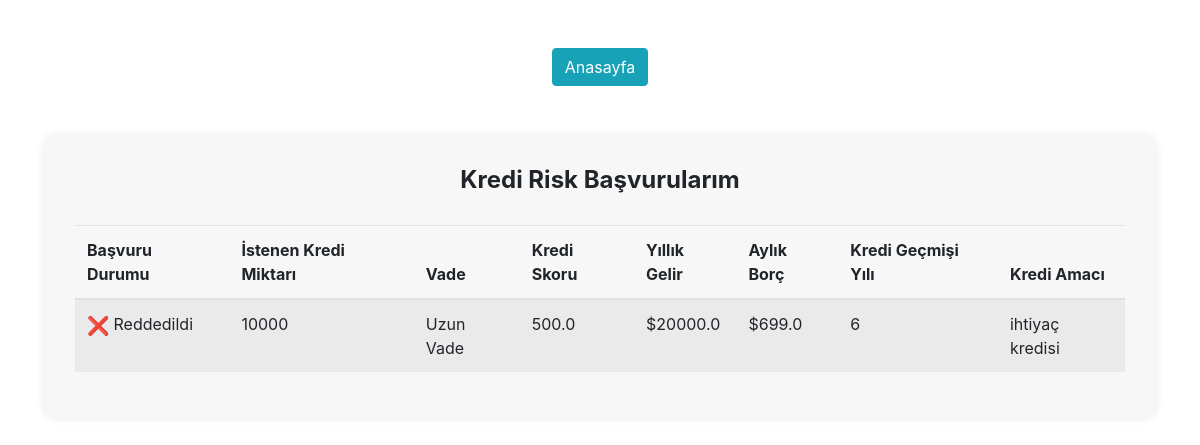
Page /my-credit-risks/ (signed in) on the committed database.
### loan_prediction/models.py (models this page shows, shortened)
class CreditRisk(models.Model):
    LOAN_STATUS_CHOICES = [
        ('Tamamen Ödendi', 'Tamamen Ödendi'),
        ('Tahsilat', 'Tahsilat'),
        ('Temerrüt', 'Temerrüt'),
        ('Güncel', 'Güncel'),
    ]
    TERM_CHOICES = [
        (0, 'Kısa Vade'),
        (1, 'Uzun Vade'),
    ]
    HOME_OWNERSHIP_CHOICES = [
        (0, 'Kira'),
        (1, 'Ev Sahibi'),
        (2, 'Ev Kredisi Ödüyor'),
        (3, 'Diğer'),
    ]
    APPLICATION_STATUS_CHOICES = [
        ('Beklemede', 'Beklemede'),
        ('Kabul Edildi', 'Kabul Edildi'),
        ('Reddedildi', 'Reddedildi'),
    ]
    user = models.ForeignKey('auth.User',blank=True,null=True ,on_delete=models.CASCADE, verbose_name='Kullanıcı')
    loan_status = models.CharField(max_length=20, choices=LOAN_STATUS_CHOICES, verbose_name='Kredi Durumu')
    current_loan_amount = models.PositiveIntegerField(verbose_name='İstenen Kredi Miktarı')
    term = models.IntegerField(choices=TERM_CHOICES, verbose_name='Vade')
    credit_score = models.FloatField(verbose_name='Kredi Skoru')
    YEARS_IN_CURRENT_JOB_CHOICES = [(str(i), str(i)) for i in range(11)]
    years_in_current_job = models.CharField(max_length=2, choices=YEARS_IN_CURRENT_JOB_CHOICES, verbose_name='Mevcut İşteki Yıl')
    home_ownership = models.IntegerField(choices=HOME_OWNERSHIP_CHOICES, verbose_name='Ev Sahipliği')
    annual_income = models.FloatField(verbose_name='Yıllık Gelir')
    monthly_debt = models.FloatField(verbose_name='Aylık Borç')
    years_of_credit_history = models.PositiveIntegerField(verbose_name='Kredi Geçmişi Yılı')
    number_of_credit_problems = models.PositiveIntegerField(verbose_name='Kredi Problemi Sayısı')
    bankruptcies = models.PositiveIntegerField(null=True, blank=True, verbose_name='İflaslar')
    tax_liens = models.PositiveIntegerField(null=True, blank=True, verbose_name='Vergi Hacizleri')
    purpose = models.CharField(max_length=255, verbose_name='Kredi Amacı')
    application_status = models.CharField(max_length=20, choices=APPLICATION_STATUS_CHOICES, default='Beklemede', verbose_name='Başvuru Durumu')

### loan_prediction/views.py (the view)
# urls.py: path('my-credit-risks/', UserCreditRiskListView.as_view(), name='my-credit-risks'),
class UserCreditRiskListView(LoginRequiredMixin, View):
    login_url = '/login/'
    redirect_field_name = 'redirect_to'
    def get(self, request):
        user_credit_risks = CreditRisk.objects.filter(user=request.user)
        return render(request, 'user_credit_risks.html', {'credit_risks': user_credit_risks})

### templates/user_credit_risks.html (shortened to what this page needs)
<!DOCTYPE html>
<html lang="tr">
<head>
    <link href="https://stackpath.bootstrapcdn.com/bootstrap/4.5.2/css/bootstrap.min.css" rel="stylesheet">
</head>
<body>
    <body>
        <div class="container mt-5">
        <div class="text-center">
            <a href="{% url 'index' %}" class="btn btn-info btn-custom">Anasayfa</a>
        </div>
    </div>
<div class="container">
    <div class="form-container">
        <h2 class="form-title">Kredi Risk Başvurularım</h2>
        {% if credit_risks %}
            <table class="table table-striped credit-risk-table">
                <thead>
                    <tr>
                        <th scope="col">Başvuru Durumu</th>
                        <th scope="col">İstenen Kredi Miktarı</th>
                        <th scope="col">Vade</th>
                        <th scope="col">Kredi Skoru</th>
                        <th scope="col">Yıllık Gelir</th>
                        <th scope="col">Aylık Borç</th>
                        <th scope="col">Kredi Geçmişi Yılı</th>
                        <th scope="col">Kredi Amacı</th>
                    </tr>
                </thead>
                <tbody>
                    {% for risk in credit_risks %}
                        <tr>
                            <td>
                                {% if risk.application_status == 'Beklemede' %}
                                    <span class="status-icon status-waiting">🕒</span> Beklemede
                                {% elif risk.application_status == 'Kabul Edildi' %}
                                    <span class="status-icon status-approved">✔️</span> Kabul Edildi
                                {% elif risk.application_status == 'Reddedildi' %}
                                    <span class="status-icon status-rejected">❌</span> Reddedildi
                                {% endif %}
                            </td>
                            <td>{{ risk.current_loan_amount }}</td>
                            {% if risk.term  == 0 %}
                                <td>Kısa Vade</td>
                            {% else %}
                                <td>Uzun Vade</td>
                            {% endif %}
                            <td>{{ risk.credit_score }} </td>
                            <td>${{ risk.annual_income }}</td>
                            <td>${{ risk.monthly_debt }}</td>
                            <td>{{ risk.years_of_credit_history }}</td>
                            <td>{{ risk.purpose }}</td>
                        </tr>
                    {% endfor %}
                </tbody>
            </table>
        {% else %}
            <p>Hiç kredi risk başvurunuz bulunmamaktadır.</p>
        {% endif %}
    </div>
</div>
</body>
</html>

### templates/user_credit_risks.html (style rules this page uses)
.form-title { text-align: center; margin-bottom: 30px; font-size: 24px; font-weight: bold; }
.form-container { background-color: #f7f7f7; padding: 30px; border-radius: 10px; box-shadow: 0 0 10px rgba(0, 0, 0, 0.1); margin-top: 50px; }
.credit-risk-table { margin-top: 30px; }
.status-icon { font-size: 18px; vertical-align: middle; }
.status-rejected { color: red; }

### rows in the picture
CreditRisk: application_status "Reddedildi", current_loan_amount "10000", term "Uzun Vade", credit_score "500.0", annual_income "20000.0", monthly_debt "699.0", years_of_credit_history "6", purpose "ihtiyaç kredisi"
